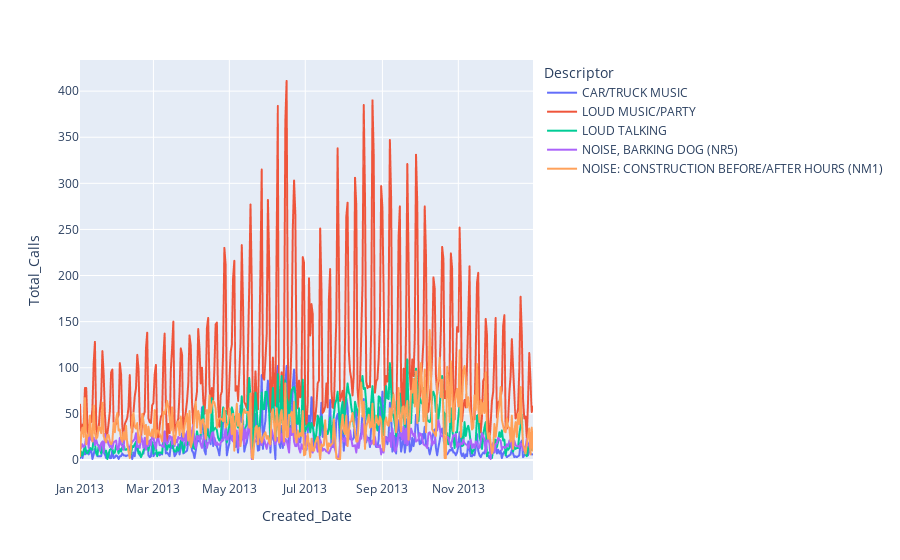

Here is the notebook cell this chart was saved with:
### Code cell
# Plot the top 5 drivers of noise using Descriptors

qtop5 = """
select Descriptor, count(Unique_Key) as Total_Calls from noise_trim
group by Descriptor
order by Total_Calls DESC
limit 5
"""
top5 = sqldf.run(qtop5)

qarea = """
select Created_Date, noise_trim.Descriptor, count(Unique_Key) as Total_Calls
from noise_trim 
join top5 
on noise_trim.Descriptor = top5.Descriptor
group by Created_Date, noise_trim.Descriptor
"""
areadf = sqldf.run(qarea)

fig = px.line(areadf, x="Created_Date", y= "Total_Calls", color = "Descriptor")

fig.show()

### Figure 1 — Plotly figure (JSON) as saved in the notebook; plotly's stock layout.template omitted (floating-point values rounded to 4 significant figures; data arrays with more than 128 entries replaced by an {"elided": "..."} marker saying what was removed)
{"data": [{"hovertemplate": "Descriptor=CAR/TRUCK MUSIC<br>Created_Date=%{x}<br>Total_Calls=%{y}<extra></extra>", "legendgroup": "CAR/TRUCK MUSIC", "line": {"color": "#636efa", "dash": "solid"}, "mode": "lines", "name": "CAR/TRUCK MUSIC", "showlegend": true, "type": "scattergl", "x": {"elided": "365 str values"}, "xaxis": "x", "y": {"elided": "365 int values"}, "yaxis": "y"}, {"hovertemplate": "Descriptor=LOUD MUSIC/PARTY<br>Created_Date=%{x}<br>Total_Calls=%{y}<extra></extra>", "legendgroup": "LOUD MUSIC/PARTY", "line": {"color": "#EF553B", "dash": "solid"}, "mode": "lines", "name": "LOUD MUSIC/PARTY", "showlegend": true, "type": "scattergl", "x": {"elided": "365 str values"}, "xaxis": "x", "y": {"elided": "365 int values"}, "yaxis": "y"}, {"hovertemplate": "Descriptor=LOUD TALKING<br>Created_Date=%{x}<br>Total_Calls=%{y}<extra></extra>", "legendgroup": "LOUD TALKING", "line": {"color": "#00cc96", "dash": "solid"}, "mode": "lines", "name": "LOUD TALKING", "showlegend": true, "type": "scattergl", "x": {"elided": "365 str values"}, "xaxis": "x", "y": {"elided": "365 int values"}, "yaxis": "y"}, {"hovertemplate": "Descriptor=NOISE, BARKING DOG (NR5)<br>Created_Date=%{x}<br>Total_Calls=%{y}<extra></extra>", "legendgroup": "NOISE, BARKING DOG (NR5)", "line": {"color": "#ab63fa", "dash": "solid"}, "mode": "lines", "name": "NOISE, BARKING DOG (NR5)", "showlegend": true, "type": "scattergl", "x": {"elided": "361 str values"}, "xaxis": "x", "y": {"elided": "361 int values"}, "yaxis": "y"}, {"hovertemplate": "Descriptor=NOISE: CONSTRUCTION BEFORE/AFTER HOURS (NM1)<br>Created_Date=%{x}<br>Total_Calls=%{y}<extra></extra>", "legendgroup": "NOISE: CONSTRUCTION BEFORE/AFTER HOURS (NM1)", "line": {"color": "#FFA15A", "dash": "solid"}, "mode": "lines", "name": "NOISE: CONSTRUCTION BEFORE/AFTER HOURS (NM1)", "showlegend": true, "type": "scattergl", "x": {"elided": "354 str values"}, "xaxis": "x", "y": {"elided": "354 int values"}, "yaxis": "y"}], "layout": {"legend": {"title": {"text": "Descriptor"}, "tracegroupgap": 0}, "margin": {"t": 60}, "xaxis": {"anchor": "y", "domain": [0, 1], "title": {"text": "Created_Date"}}, "yaxis": {"anchor": "x", "domain": [0, 1], "title": {"text": "Total_Calls"}}}}
